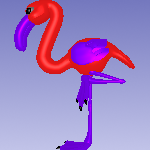

Here is the Python script that generated this plot:
#!/usr/bin/env python

# Test vtkRenderLargeImage with a renderer that uses a gradient background,
# displaying the magnified result using vtkImageSliceMapper.

# Factory overrides
import vtkmodules.vtkInteractionStyle  # noqa: F401
import vtkmodules.vtkRenderingFreeType  # noqa: F401
import vtkmodules.vtkRenderingOpenGL2  # noqa: F401

import os

from vtkmodules.vtkFiltersHybrid import vtkRenderLargeImage
from vtkmodules.vtkIOImport import vtk3DSImporter
from vtkmodules.vtkInteractionStyle import vtkInteractorStyleImage
from vtkmodules.vtkRenderingCore import (
    vtkRenderWindow,
    vtkRenderWindowInteractor,
    vtkRenderer,
)
from vtkmodules.vtkRenderingCore import vtkImageSlice, vtkImageSliceMapper

data_dir = os.environ.get("VPE_DATA_DIR", os.path.dirname(os.path.abspath(__file__)))

# Scene render window (offscreen source)
renderer_scene = vtkRenderer()
render_window_scene = vtkRenderWindow()
render_window_scene.AddRenderer(renderer_scene)
render_window_scene.SetMultiSamples(0)

# Import 3DS scene
importer = vtk3DSImporter()
importer.SetRenderWindow(render_window_scene)
importer.ComputeNormalsOn()
importer.SetFileName(os.path.join(data_dir, "iflamigm.3ds"))
importer.Update()

importer.GetRenderer().SetBackground(0.7568627450980392, 0.7647058823529412, 0.9098039215686275)
importer.GetRenderer().SetBackground2(0.4549019607843137, 0.4705882352941176, 0.7450980392156863)
importer.GetRenderer().SetGradientBackground(True)
importer.GetRenderWindow().SetSize(150, 150)

# Get the renderer created by the importer
ren_collection = render_window_scene.GetRenderers()
ren_collection.InitTraversal()
ren = ren_collection.GetNextItem()

ren.GetActiveCamera().SetPosition(0, 1, 0)
ren.GetActiveCamera().SetFocalPoint(0, 0, 0)
ren.GetActiveCamera().SetViewUp(0, 0, 1)
ren.ResetCamera()
ren.GetActiveCamera().Dolly(1.4)
renderer_scene.ResetCameraClippingRange()

# Render large image
render_large = vtkRenderLargeImage()
render_large.SetInput(renderer_scene)
render_large.SetMagnification(3)
render_large.Update()

# Display the large image using vtkImageSliceMapper + vtkImageSlice
image_mapper = vtkImageSliceMapper()
image_mapper.SetInputConnection(render_large.GetOutputPort())

image_slice = vtkImageSlice()
image_slice.SetMapper(image_mapper)
image_slice.GetProperty().SetColorWindow(255)
image_slice.GetProperty().SetColorLevel(127.5)

# Viewer renderer
renderer = vtkRenderer()
renderer.AddViewProp(image_slice)

# Window
render_window = vtkRenderWindow()
render_window.AddRenderer(renderer)
render_window.SetSize(450, 450)
render_window.SetWindowName("large image gradient background")

# Interactor
interactor = vtkRenderWindowInteractor()
interactor.SetRenderWindow(render_window)
interactor_style_image = vtkInteractorStyleImage()
interactor.SetInteractorStyle(interactor_style_image)

# Scene
renderer.GetActiveCamera().ParallelProjectionOn()
renderer.ResetCamera()

interactor.Initialize()
interactor.Start()
